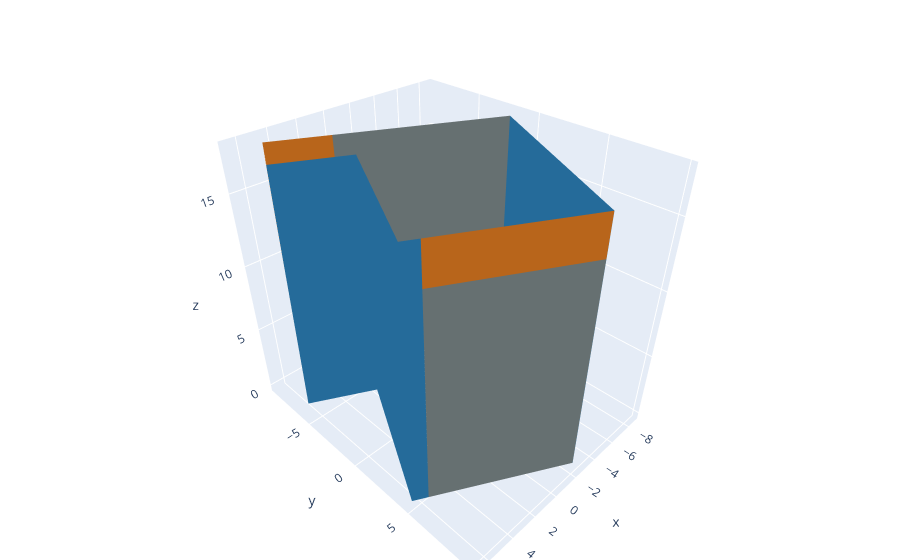

Write notebook code for a chart like this one.
### Code cell
import plotly.graph_objects as go

COLOR = {
    "exposed_opening": "#2E86C1",
    "party": "#7F8C8D",
    "exposed_opaque": "#E67E22",
}


def wall_figure(portion):
    origin = shapely.centroid(shapely.union_all(portion.geometry.to_numpy()))
    origin_z = float(portion["z_bottom"].min())
    figure = go.Figure()
    for wall_class, color in COLOR.items():
        pieces = portion.loc[portion["wall_class"] == wall_class]
        x, y, z, i, j, k, hover = [], [], [], [], [], [], []
        for piece in pieces.itertuples(index=False):
            coordinates = shapely.get_coordinates(piece.geometry)
            start, end = coordinates[0], coordinates[-1]
            base = len(x)
            x0, y0 = start[0] - origin.x, start[1] - origin.y
            x1, y1 = end[0] - origin.x, end[1] - origin.y
            z0 = float(piece.z_bottom) - origin_z
            z1 = float(piece.z_top) - origin_z
            x.extend([x0, x0, x1, x1])
            y.extend([y0, y0, y1, y1])
            z.extend([z0, z1, z1, z0])
            i.extend([base, base, base, base])
            j.extend([base + 1, base + 2, base + 2, base + 3])
            k.extend([base + 2, base + 3, base + 1, base + 2])
            label = (
                f"{wall_class}<br>building {piece.building_id}"
                f"<br>{piece.area_m2:.0f} m²"
            )
            hover.extend([label] * 4)
        if not x:
            continue
        figure.add_trace(go.Mesh3d(
            x=x, y=y, z=z, i=i, j=j, k=k,
            color=color,
            name=wall_class,
            hovertext=hover,
            hoverinfo="text",
            flatshading=True,
        ))
    figure.update_layout(
        scene=dict(aspectmode="data"),
        legend_title_text="wall class",
        margin=dict(l=0, r=0, t=30, b=0),
    )
    return figure


portion = wall_classes.loc[wall_classes["building_id"].isin([building_id])]
wall_figure(portion)

### Figure 1 — Plotly figure (JSON) as saved in the notebook; plotly's stock layout.template omitted (floating-point values rounded to 4 significant figures)
{"data": [{"color": "#2E86C1", "flatshading": true, "hoverinfo": "text", "hovertext": ["exposed_opening<br>building 3<br>234 m²", "exposed_opening<br>building 3<br>234 m²", "exposed_opening<br>building 3<br>234 m²", "exposed_opening<br>building 3<br>234 m²", "exposed_opening<br>building 3<br>18 m²", "exposed_opening<br>building 3<br>18 m²", "exposed_opening<br>building 3<br>18 m²", "exposed_opening<br>building 3<br>18 m²", "exposed_opening<br>building 3<br>174 m²", "exposed_opening<br>building 3<br>174 m²", "exposed_opening<br>building 3<br>174 m²", "exposed_opening<br>building 3<br>174 m²", "exposed_opening<br>building 3<br>85 m²", "exposed_opening<br>building 3<br>85 m²", "exposed_opening<br>building 3<br>85 m²", "exposed_opening<br>building 3<br>85 m²"], "i": [0, 0, 0, 0, 4, 4, 4, 4, 8, 8, 8, 8, 12, 12, 12, 12], "j": [1, 2, 2, 3, 5, 6, 6, 7, 9, 10, 10, 11, 13, 14, 14, 15], "k": [2, 3, 1, 2, 6, 7, 5, 6, 10, 11, 9, 10, 14, 15, 13, 14], "name": "exposed_opening", "type": "mesh3d", "x": [-8.599, -8.599, -2.395, -2.395, 5.724, 5.724, 6.609, 6.609, 6.609, 6.609, 2.025, 2.025, 2.025, 2.025, 6.269, 6.269], "y": [-1.913, -1.913, 9.796, 9.796, 5.306, 5.306, 4.816, 4.816, 4.816, 4.816, -3.899, -3.899, -3.899, -3.899, -6.175, -6.175], "z": [0, 17.63, 17.63, 0, 0, 17.63, 17.63, 0, 0, 17.63, 17.63, 0, 0, 17.63, 17.63, 0]}, {"color": "#7F8C8D", "flatshading": true, "hoverinfo": "text", "hovertext": ["party<br>building 3<br>139 m²", "party<br>building 3<br>139 m²", "party<br>building 3<br>139 m²", "party<br>building 3<br>139 m²", "party<br>building 3<br>35 m²", "party<br>building 3<br>35 m²", "party<br>building 3<br>35 m²", "party<br>building 3<br>35 m²", "party<br>building 3<br>46 m²", "party<br>building 3<br>46 m²", "party<br>building 3<br>46 m²", "party<br>building 3<br>46 m²", "party<br>building 3<br>196 m²", "party<br>building 3<br>196 m²", "party<br>building 3<br>196 m²", "party<br>building 3<br>196 m²"], "i": [0, 0, 0, 0, 4, 4, 4, 4, 8, 8, 8, 8, 12, 12, 12, 12], "j": [1, 2, 2, 3, 5, 6, 6, 7, 9, 10, 10, 11, 13, 14, 14, 15], "k": [2, 3, 1, 2, 6, 7, 5, 6, 10, 11, 9, 10, 14, 15, 13, 14], "name": "party", "type": "mesh3d", "x": [-2.395, -2.395, 5.724, 5.724, 6.269, 6.269, 4.734, 4.734, 4.734, 4.734, 1.218, 1.218, 1.218, 1.218, -8.599, -8.599], "y": [9.796, 9.796, 5.306, 5.306, -6.175, -6.175, -9.047, -9.047, -9.047, -9.047, -7.166, -7.166, -7.166, -7.166, -1.913, -1.913], "z": [0, 14.97, 14.97, 0, 0, 10.6, 10.6, 0, 0, 11.62, 11.62, 0, 0, 17.63, 17.63, 0]}, {"color": "#E67E22", "flatshading": true, "hoverinfo": "text", "hovertext": ["exposed_opaque<br>building 3<br>25 m²", "exposed_opaque<br>building 3<br>25 m²", "exposed_opaque<br>building 3<br>25 m²", "exposed_opaque<br>building 3<br>25 m²", "exposed_opaque<br>building 3<br>23 m²", "exposed_opaque<br>building 3<br>23 m²", "exposed_opaque<br>building 3<br>23 m²", "exposed_opaque<br>building 3<br>23 m²", "exposed_opaque<br>building 3<br>24 m²", "exposed_opaque<br>building 3<br>24 m²", "exposed_opaque<br>building 3<br>24 m²", "exposed_opaque<br>building 3<br>24 m²"], "i": [0, 0, 0, 0, 4, 4, 4, 4, 8, 8, 8, 8], "j": [1, 2, 2, 3, 5, 6, 6, 7, 9, 10, 10, 11], "k": [2, 3, 1, 2, 6, 7, 5, 6, 10, 11, 9, 10], "name": "exposed_opaque", "type": "mesh3d", "x": [-2.395, -2.395, 5.724, 5.724, 6.269, 6.269, 4.734, 4.734, 4.734, 4.734, 1.218, 1.218], "y": [9.796, 9.796, 5.306, 5.306, -6.175, -6.175, -9.047, -9.047, -9.047, -9.047, -7.166, -7.166], "z": [14.97, 17.63, 17.63, 14.97, 10.6, 17.63, 17.63, 10.6, 11.62, 17.63, 17.63, 11.62]}], "layout": {"legend": {"title": {"text": "wall class"}}, "margin": {"b": 0, "l": 0, "r": 0, "t": 30}, "scene": {"aspectmode": "data"}}}
